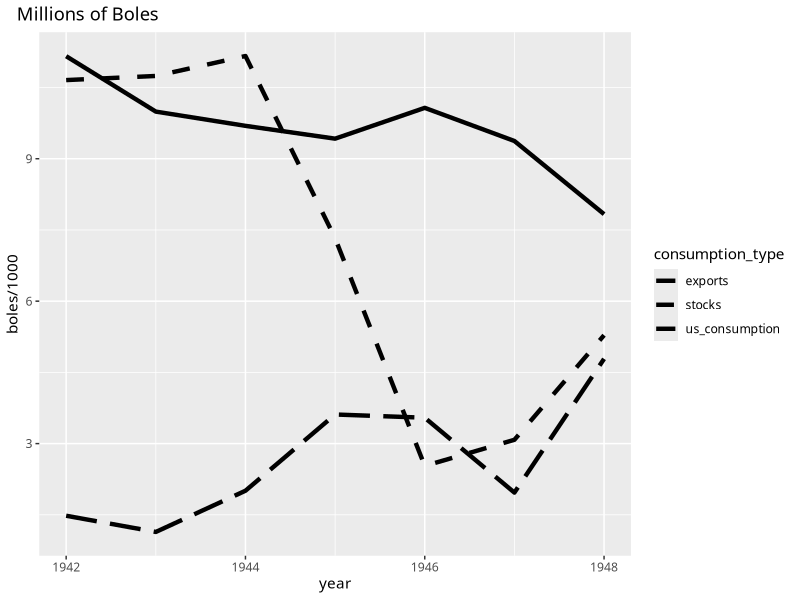
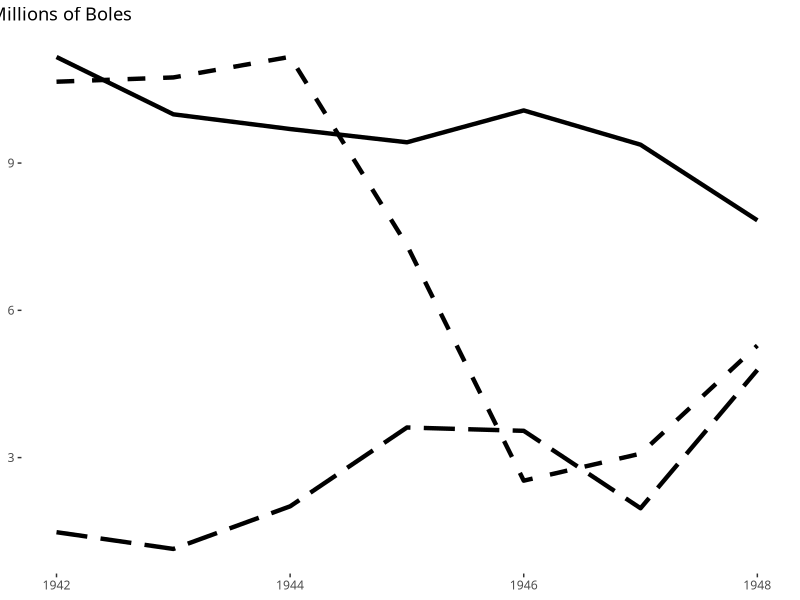
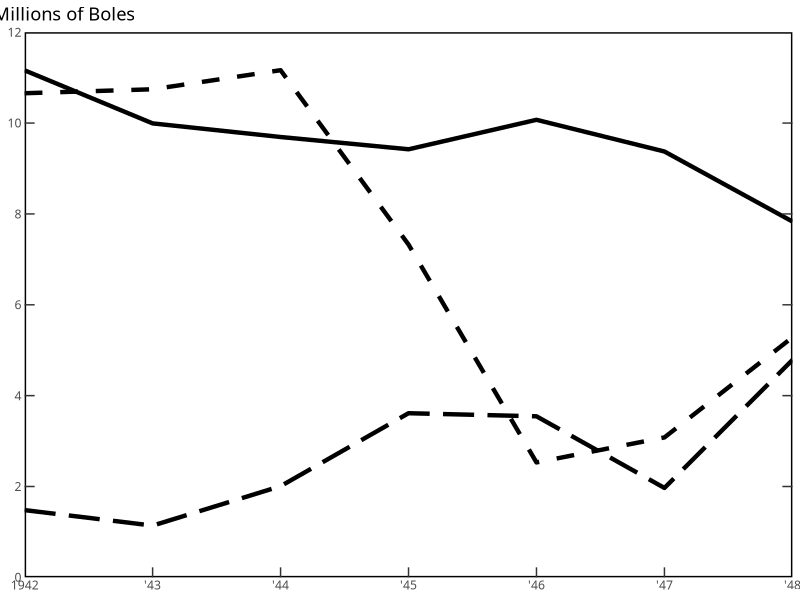
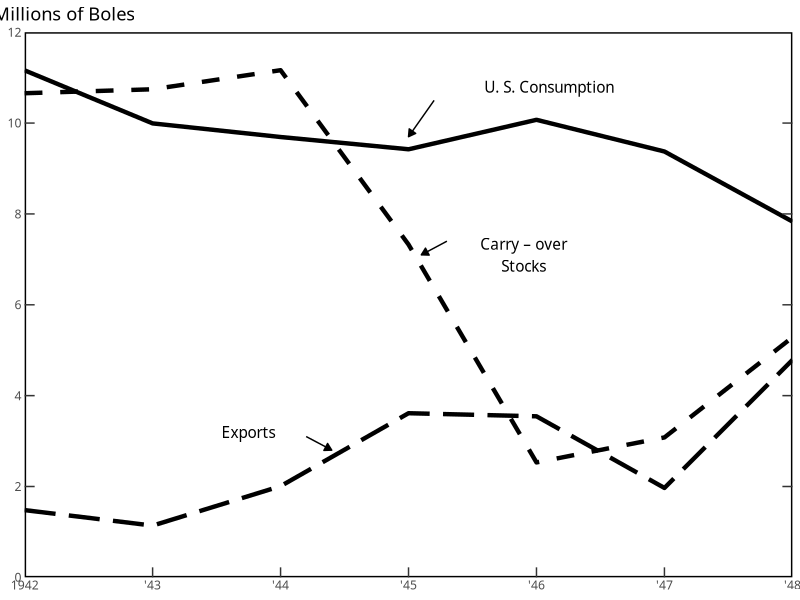

Generate these figures, in order, with R:
## ---- chunk 1
knitr::opts_chunk$set(fig.width=5, fig.height=5)
## ---- chunk 2
cotton_raw <- data.frame(
  year           = 1942:1948,
  us_consumption = c(11160, 9993,  9693,  9423,  10072, 9374,  7833),
  exports        = c(1480,  1139,  2007,  3613,  3545,  1968,  4785),
  stocks         = c(10657, 10744, 11164, 7326,  2530,  3080,  5283),
  total_supply   = c(23297, 21876, 22864, 20362, 16147, 14422, 17901)
)
## ---- chunk 3
library(tidyr)

cotton <- cotton_raw %>% 
  pivot_longer(
    c(us_consumption, exports, stocks), 
    names_to = "consumption_type", values_to = "boles"
  )

head(cotton, 4)  # preview first few rows
## ---- chunk 4
library(ggplot2)

p1 <- ggplot() +
  geom_line(
    data = cotton,
    aes(x = year, y = boles / 1000, linetype = consumption_type),
    linewidth = 1.5
  ) +
  scale_linetype_manual(values = c("longdash", "dashed", "solid")) +
  labs(title = "Millions of Boles") +
  theme(
    plot.title = element_text(hjust = -0.05),
    text = element_text(family = "Routed Gothic")
  )

p1
## ---- chunk 5
p2 <- p1 + 
  theme(
    panel.background = element_blank(),
    axis.title = element_blank(),
    legend.position = "none"
  )

p2
## ---- chunk 6
p3 <- p2 +
  scale_x_continuous(
    breaks = seq(1942, 1948, 1),
    labels = c("1942", paste0("'", 43:48)),
    expand = c(0, 0)
  ) +
  scale_y_continuous(
    breaks = seq(0, 12, 2),
    limits = c(0, 12),
    expand = c(0, 0),
    sec.axis = dup_axis()
  ) +
  theme(
    axis.ticks = element_line(linewidth = c(0, rep(0.5, 5), 0)),
    axis.ticks.length = unit(-0.5, "lines"),
    axis.text.y.right = element_blank(),
    panel.border = element_rect(fill = NA, linewidth = 1)
  )

p3
## ---- chunk 7
p4 <- p3 +
  annotate(
    geom = "text",
    x = c(1946.1, 1945.9, 1943.75),
    y = c(10.8, 7.1, 3.2),
    label = c("U. S. Consumption", "Carry – over\nStocks", "Exports"),
    family = "Routed Gothic"
  ) +
  geom_segment(
    aes(
      x = c(1945.2, 1945.3, 1944.2),
      y = c(10.5, 7.4, 3.1),
      xend = c(1945, 1945.1, 1944.4), 
      yend = c(9.7, 7.1, 2.8)
    ),
    arrow = arrow(
      length = unit(2, "mm"),
      type = "closed"
    )
  )

p4
## ---- chunk 8
cat("Last rendered:", format(Sys.time(), usetz = TRUE)); sessionInfo()
